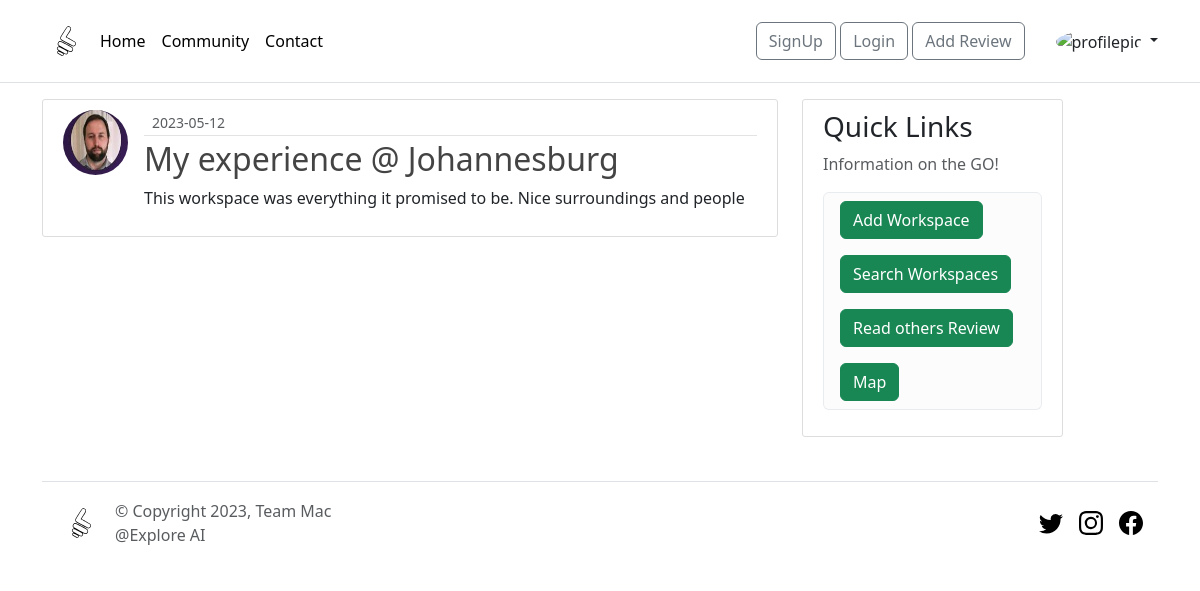
The page /review/2 on the database its author committed.
### backend_frontend/models.py (models this page shows, shortened)
class User(db.Model, UserMixin):
    id = db.Column(db.Integer, primary_key=True)
    username = db.Column(db.String(20), unique=True, nullable = False)
    email = db.Column(db.String(100), unique=True, nullable = False)
    password = db.Column(db.String(100), nullable = False)
    image_file = db.Column(db.String(20), nullable = False, default='default.jpeg')
    date = db.Column(db.DateTime, default=datetime.datetime.now())
    reviews = db.relationship('Review', backref='author', lazy=True)
    bookings = db.relationship('Booking', backref='user', lazy=True)

class Review(db.Model):
    id = db.Column(db.Integer, primary_key=True)
    title = db.Column(db.String(100), nullable=False)
    date_reviewed = db.Column(db.DateTime, default=datetime.datetime.now())
    content = db.Column(db.Text, nullable=False)
    ratings = db.Column(db.Float, nullable=False, default=0)
    user_id = db.Column(db.Integer, db.ForeignKey('user.id'), nullable=False)

### backend_frontend/routes.py (the view)
@app.route("/review/<int:review_id>")
def review(review_id):
    review = Review.query.get_or_404(review_id)
    return render_template('review.html', title=review.title, review=review)

### backend_frontend/templates/review.html (shortened to what this page needs)
{% extends 'layouts/layout.html' %}
{% block content %}
  <article class="media content-section">
    <img class="rounded-circle article-img" src="{{ url_for('static', filename='profile_pics/' + review.author.image_file) }}">
    <div class="media-body">
      <div class="article-metadata">
        <small class="text-muted">{{ review.date_reviewed.strftime('%Y-%m-%d') }}</small>
      </div>
      <h2 class="article-title">{{ review.title }}</h2>
      <p class="article-content">{{ review.content }}</p>
    </div>
  </article>
{% endblock content %}

### backend_frontend/static/css/main.css (style rules this page uses)
body { background: #fafafa; color: #333333; margin-top: 5rem; margin: 10; padding: 0; }
h1, h2, h3, h4, h5, h6 { color: #444444; }
.content-section { background: #ffffff; padding: 10px 20px; border: 1px solid #dddddd; border-radius: 3px; margin-bottom: 20px; }
.article-title { color: #444444; }
.article-content { white-space: pre-line; }
.article-img { height: 65px; width: 65px; margin-right: 16px; }
.article-metadata { padding-bottom: 1px; margin-bottom: 4px; border-bottom: 1px solid #e3e3e3 }

### rows shown on the page
User: image_file (picture)
Review: date_reviewed "2023-05-12", title "My experience @ Johannesburg", content "This workspace was everything it promised to be. Nice surroundings and people"
